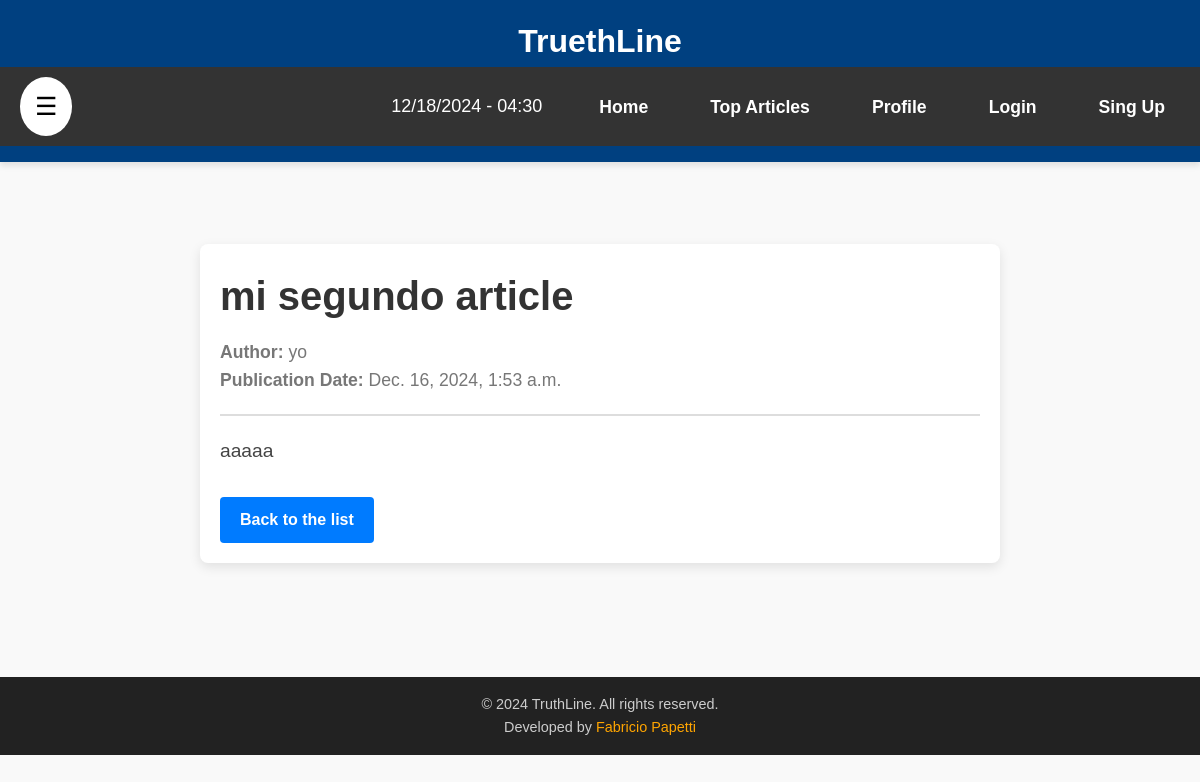
Page /articles/2/ on the committed database.
### articles/models.py (models this page shows, shortened)
class Article(models.Model):
    title = models.CharField(max_length=255)
    author = models.CharField(max_length=100)
    content = models.TextField()
    publication_date = models.DateTimeField(auto_now_add=True)
    last_updated = models.DateTimeField(auto_now=True)
    is_published = models.BooleanField(default=False)

### articles/views.py (the view)
# urls.py: path('<int:id>/', getArticleDetail, name='article_detail'),
def getArticleDetail(request, id):
    article = get_object_or_404(Article, id=id)
    return render(request, "articles/article_detail.html", {"article": article})

### articles/templates/articles/article_detail.html (shortened to what this page needs)
{% extends 'homepage/base.html' %}
{% load static %}
{% block content %}
    <div class="article-container-detail">
        <div class="article-header-detail">
            <h1>{{ article.title }}</h1>
            <p><strong>Author:</strong> {{ article.author }}</p>
            <p><strong>Publication Date:</strong> {{ article.publication_date }}</p>
        </div>
        <div class="article-content-detail">
            <p>{{ article.content }}</p>
        </div>
        <a href="{% url 'articles' %}" class="btn-back-detail">Back to the list</a>
    </div>
{% endblock content %}

### homepage/static/homepage/css/styles.css (style rules this page uses)
* { margin: 0; padding: 0; box-sizing: border-box; font-family: 'Arial', sans-serif; }
body { background-color: #f9f9f9; color: #333; line-height: 1.6; }
body { overflow: hidden; }
body { font-family: 'Arial', sans-serif; margin: 0; padding: 0; }
h1, p { margin: 0; }

### articles/static/articles/css/styles.css (style rules this page uses)
a { text-decoration: none; color: inherit; }
h1, h2, h3 { margin: 0; }
.article-container-detail { max-width: 800px; margin: 50px auto; padding: 20px; background-color: #fff; border-radius: 8px; box-shadow: 0 4px 12px rgba(0, 0, 0, 0.1); }
.article-header-detail { border-bottom: 2px solid #ddd; padding-bottom: 20px; margin-bottom: 20px; }
.article-header-detail h1 { font-size: 2.5rem; color: #333; margin-bottom: 10px; }
.article-header-detail p { font-size: 1.1rem; color: #777; }
.article-content-detail { font-size: 1.2rem; line-height: 1.6; color: #444; margin-bottom: 30px; }
.btn-back-detail { display: inline-block; padding: 10px 20px; background-color: #007bff; color: #fff; text-decoration: none; font-weight: 600; border-radius: 4px; transition: background-color 0.3s ease; }

### rows in the picture
Article: title "mi segundo article", author "yo", publication_date "Dec. 16, 2024, 1:53 a.m.", content "aaaaa"
